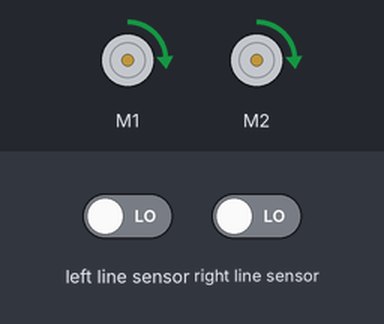
A program run on a simulated BBC micro:bit (MakeCode). Parts: 2 × DC motor (green arrow = forward, orange = backward, longer = faster). The inputs (shaded band) are chosen by the test bench; at power-on: left line sensor LOW, right line sensor LOW.

Above: at 1.2 s.
1.3 s: left line sensor driven HIGH
At 1.7 s:
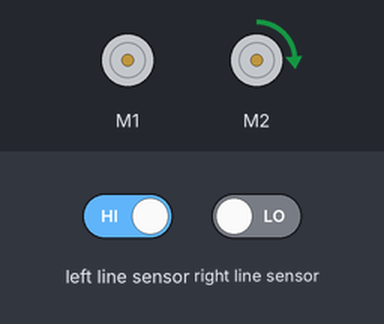
2.8 s: right line sensor driven HIGH
At 3.8 s:
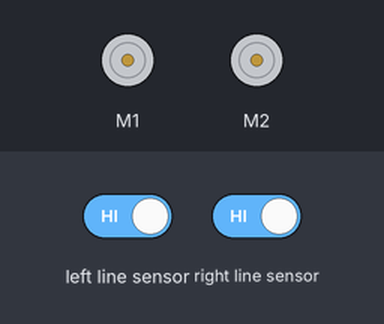
4.3 s: left line sensor driven LOW
At 5.5 s:
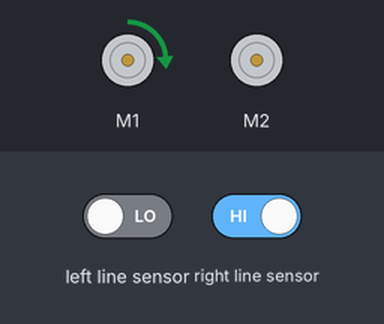
5.8 s: right line sensor driven LOW
At 6.4 s:
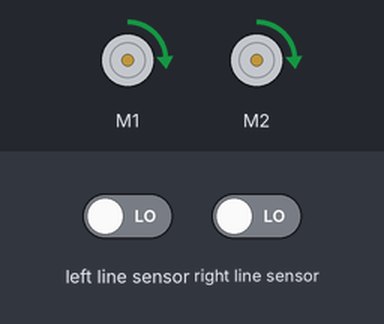
Timing chart, 0 to 8.3 s (numbered marks = the images above; inputs shaded):
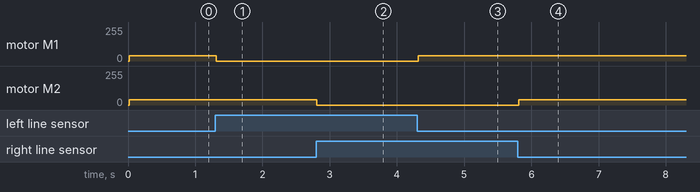

The program:

main.ts
```typescript
bitbot.select_model(BBModel.XL)
basic.forever(function () {
    bitbot.move(BBMotor.Left, BBDirection.Forward, (1 - bitbot.readLine(BBLineSensor.Left)) * 15)
    bitbot.move(BBMotor.Right, BBDirection.Forward, (1 - bitbot.readLine(BBLineSensor.Right)) * 15)
})
```

test.ts
```typescript
// testene settes inn her; disse vil ikke kompilert så lenge denne pakken blir brukt som en utvidelse.
```

Measured:
- after the input at 1.3 s, motor M1: forward 38/255 → stopped at once
- after the input at 2.8 s, motor M2: forward 38/255 → stopped at once
- after the input at 4.3 s, motor M1: stopped → forward 38/255 at once
- after the input at 5.8 s, motor M2: stopped → forward 38/255 at once
